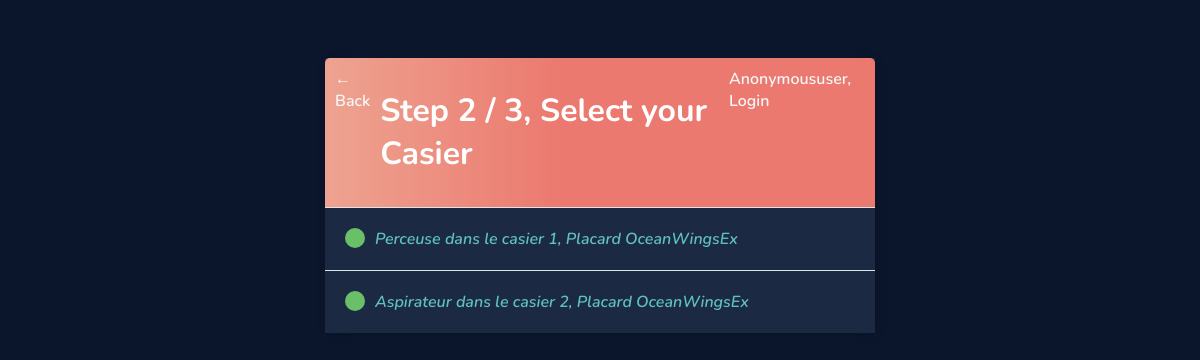
Page /resa-select/1/ on the committed database.
### booking/models.py (models this page shows, shortened)
class Casier(models.Model):
    placard = models.ForeignKey(Placard, on_delete=models.PROTECT)
    CasNum = models.PositiveIntegerField()
    CasObj = models.CharField(max_length=200)
    CasStatus = models.BooleanField(default=False)
    CasTaille = models.CharField(max_length=200)
    CasRqtStatusCode = models.CharField(max_length=200)
    CasOpenCode = models.CharField(max_length=200)
    CasComment = models.TextField(null=True, blank=True)
    CasMqttTopic = models.CharField(max_length=200)

class Placard(models.Model):
    PlaNom = models.CharField(max_length=200)
    PlaPhoto = models.CharField(max_length=200, null=True, blank=True)
    PlaRqtStatusCode = models.CharField(max_length=200, null=True, blank=True)
    PlaOpenAllCode = models.CharField(max_length=200, null=True, blank=True)
    PlaComment = models.TextField(null=True, blank=True)
    PlaStatus = models.BooleanField(default=False)

### booking/views.py (the view)
# urls.py: path('resa-select/<int:Placard_id>/', views.SelectCasier, name='resa-select-casier'),
def SelectCasier(request, Placard_id):
    CasiersDuPlacard= Casier.objects.filter(placard=Placard_id)
    template = loader.get_template("Booking/casier_list.html")
    context = {
        "casiers": CasiersDuPlacard,
    }
    return HttpResponse(template.render(context, request))

### templates/Booking/casier_list.html (shortened to what this page needs)
{% extends 'Booking/main.html' %}
{% block content %}
<div class="header-bar">
    <a href="{% url 'resa-create' %}">&#8592; Back</a>
    <h1>Step 2 / 3, Select your Casier {{casiers.placard}}</h1>
    {% if request.user.is_authenticated %}
    <a href="{% url 'logout' %}"> {{request.user|title}}, Logout</a> {% else %}
    <a href="{% url 'login' %}">{{request.user|title}}, Login</a> {% endif %}
</div>
    {% for casier in casiers %}
    <div class="resa-wrapper" data-position="{{casier.pk}}">
        <div class="resa-title">
            <div class="resa-complete-icon"></div>
            <i><a href="{% url 'resa-finish' casier.id %}">
            {{casier.CasObj}} dans le casier {{casier.CasNum}}, Placard {{casier.placard.PlaNom}}
            </a></i>
        </div>
    </div>
    {% empty %}
    <div style="text-align: center; padding-bottom: 10px; line-height: 1em;">
        <h3>No Casier are created. Please contact support for Help</h3>
    </div>
    {% endfor %}
{% endblock content %}

### templates/Booking/main.html (style rules this page uses)
body { background-color: #0B162C; font-family: 'Nunito', sans-serif; padding-top: 50px; }
h1, h2, h4, h5, h6, { font-family: 'Raleway', sans-serif; }
h3, a, li, label, p { color: #5FC2BA }
a { font-weight: 600; }
.header-bar { display: flex; justify-content: space-between; color: #fff; padding: 10px; border-radius: 5px 5px 0 0; background: linear-gradient(90deg, #EEA390 0%, #EB796F 43%, #EB796F 100%); }
.header-bar a { color: rgb(247, 247, 247); text-decoration: none; }
.resa-wrapper { display: flex; align-items: center; justify-content: space-between; background-color: #1C2942; border-top: 1px solid #dfe4ea; overflow: hidden; }
.resa-title { display: flex; padding: 20px; }
.resa-title a { text-decoration: none; color: #5FC2BA; margin-left: 10px; }
.resa-complete-icon { height: 20px; width: 20px; background-color: rgb(105, 192, 105); border-radius: 50%; }
::placeholder { font-weight: 300; opacity: 0.5; }

### rows in the picture
Casier: CasObj "Perceuse", CasNum "1", placard.PlaNom "OceanWingsEx"
Casier: CasObj "Aspirateur", CasNum "2", placard.PlaNom "OceanWingsEx"

### other values in the picture
{{ request.user|title }} "Anonymoususer"
